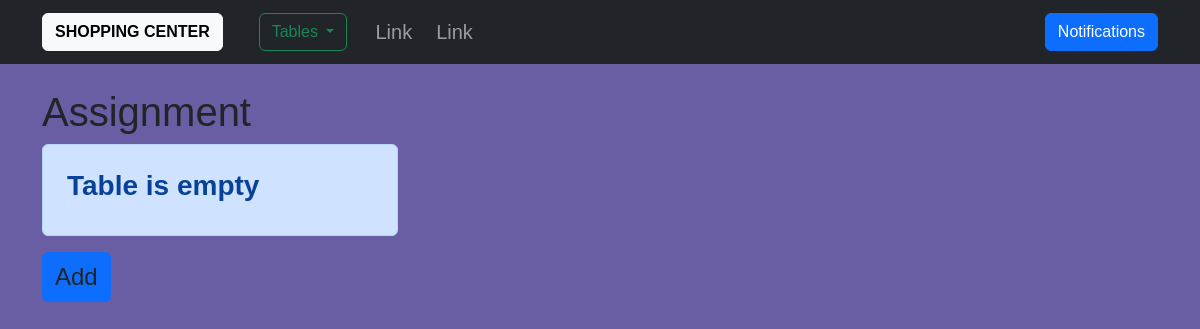
/assignments, run on an earlier commit of the app's database.
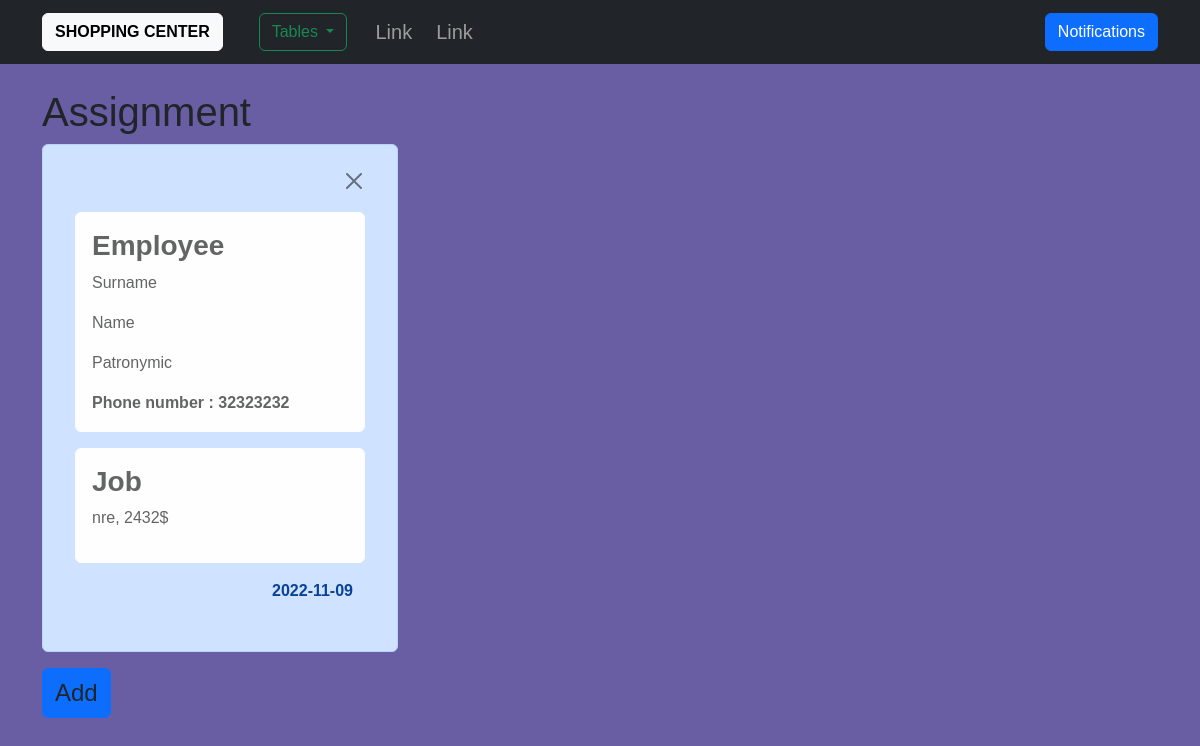
And on a later commit of the database.
### app/models.py (models this page shows, shortened)
class Assignment(db.Model):
    id = db.Column(db.Integer, primary_key=True)
    appointment_date = db.Column(db.Date, default=datetime.date(datetime.utcnow()))
    job_id = db.Column(db.Integer, db.ForeignKey('job.id'), nullable=True)
    employee_id = db.Column(db.Integer, db.ForeignKey('employee.id'), nullable=True)

class Employee(db.Model):
    id = db.Column(db.Integer, primary_key=True)
    surname = db.Column(db.String(20), unique=True, nullable=False)
    name = db.Column(db.String(20), unique=True, nullable=False)
    patronymic = db.Column(db.String(20), unique=True, nullable=False)
    date_of_birth = db.Column(db.Date, default=datetime.date(datetime.utcnow()))
    gender = db.Column(db.String(3), nullable=False)
    phone_number = db.Column(db.Integer, unique=True, nullable=False)
    assignments = db.relationship('Assignment', backref='employee', lazy='dynamic')
    sale_of_items = db.relationship('Sale_of_item', backref='employee', lazy='dynamic')

class Job(db.Model):
    id = db.Column(db.Integer, primary_key=True)
    job_title = db.Column(db.String(64), unique=True, nullable=False)
    salary = db.Column(db.Integer, index=True, nullable=False)
    assignments = db.relationship('Assignment', backref='job', lazy='dynamic')

### app/tables/handlers/view_handlers.py (the view)
@tb.route('/assignments')
def assignments_table_view():
    data = Assignment.query.all()
    return render_template('tables/view/assignments.html', title='Assignment', data=data)

### app/routes.py (called while the page is built)
@app.context_processor
def context_processor():
    return dict(notifications=Notifications.query.order_by(Notifications.date.desc()).all())

### templates/tables/view/assignments.html (shortened to what this page needs)
{% extends "tables/view/table.html" %}
{% block data %}
    <div class="row">
        {% if data %}
            {% for item in data %}
                <div class="col-4">
                    <div class="p-4 alert alert-primary">
                        <div class="row">
                            <div class="col-10">
                            </div>
                            <div class="col-2 justify-content-end">
                                <a href="{{ url_for('tables.assignments_table_delete', id=item.id) }}">
                                        <button type="button" class="btn-close" data-bs-dismiss="modal" aria-label="Close"></button>
                                </a>
                            </div>
                        </div>
                        <div class="row justify-content-between m-2">
                            <div class="alert alert-light">
                                <h3><b>Employee</b></h3>
                                <p>{{ item.employee.surname }}</p>
                                <p>{{ item.employee.name }}</p>
                                <p>{{ item.employee.patronymic }}</p>
                                <b>Phone number : {{ item.employee.phone_number }}</b>
                            </div>
                            <div class="alert alert-light">
                                <h3><b>Job</b></h3>
                                <p>{{ item.job.job_title }}, {{ item.job.salary }}$</p>
                            </div>
                            <p class="justify-content-end text-end"><b>{{ item.appointment_date.strftime('%Y-%m-%d') }}</b></p>
                        </div>
                    </div>
                </div>
            {% endfor %}
        {% else %}
            <div class="col-4">
                    <div class="p-4 alert alert-primary">
                        <h3><b>Table is empty</b></h3>
                    </div>
                </div>
        {% endif %}
    </div>
{% endblock %}
{% block add_link %}
    {{ url_for('tables.assignments_table_add') }}
{% endblock %}

What changed in the data, as far as the page shows it:
added Assignment: employee.surname "Surname", employee.name "Name", employee.patronymic "Patronymic", employee.phone_number "32323232", job.job_title "nre", job.salary "2432", appointment_date "2022-11-09"
Also different on the page:
text no longer shown: "Table is empty"
